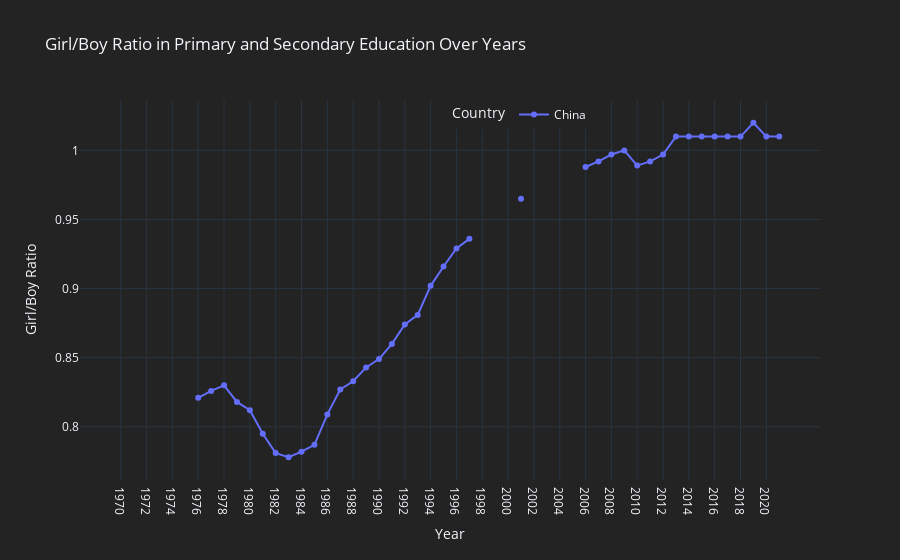

Here is the notebook cell this chart was saved with:
### Code cell
# Choose the countries you want to include
selected_countries = ['China']  # Add more countries as needed

# Filter the DataFrame for selected countries
selected_data = df[df['country'].isin(selected_countries)]

# Create an interactive line plot using Plotly Express
fig = px.line(selected_data.melt(id_vars=['country'], var_name='Year', value_name='Girl/Boy Ratio'),
              x='Year', y='Girl/Boy Ratio', color='country', line_group='country',
              markers=True, line_dash='country', title='Girl/Boy Ratio in Primary and Secondary Education Over Years',
              labels={'Girl/Boy Ratio': 'Girl/Boy Ratio', 'Year': 'Year', 'country': 'Country'},
              template='plotly_dark')  # Use a dark template for a visually appealing look

# Customize the layout
fig.update_layout(xaxis_title='Year', yaxis_title='Girl/Boy Ratio',
                  legend=dict(title='Country', orientation='h', y=1, x=0.5),
                  hovermode='x', hoverlabel=dict(bgcolor='white', font_size=12),
                  plot_bgcolor='#232323', paper_bgcolor='#232323')  # Set background colors

# Show the interactive plot
fig.show()

### Figure 1 — Plotly figure (JSON) as saved in the notebook; plotly's stock layout.template omitted (floating-point values rounded to 4 significant figures)
{"data": [{"hovertemplate": "Country=China<br>Year=%{x}<br>Girl/Boy Ratio=%{y}<extra></extra>", "legendgroup": "China", "line": {"color": "#636efa", "dash": "solid"}, "marker": {"symbol": "circle"}, "mode": "lines+markers", "name": "China", "orientation": "v", "showlegend": true, "type": "scatter", "x": ["1970", "1971", "1972", "1973", "1974", "1975", "1976", "1977", "1978", "1979", "1980", "1981", "1982", "1983", "1984", "1985", "1986", "1987", "1988", "1989", "1990", "1991", "1992", "1993", "1994", "1995", "1996", "1997", "1998", "1999", "2000", "2001", "2002", "2003", "2004", "2005", "2006", "2007", "2008", "2009", "2010", "2011", "2012", "2013", "2014", "2015", "2016", "2017", "2018", "2019", "2020", "2021"], "xaxis": "x", "y": [null, null, null, null, null, null, 0.821, 0.826, 0.83, 0.818, 0.812, 0.795, 0.781, 0.778, 0.782, 0.787, 0.809, 0.827, 0.833, 0.843, 0.849, 0.86, 0.874, 0.881, 0.902, 0.916, 0.929, 0.936, null, null, null, 0.965, null, null, null, null, 0.988, 0.992, 0.997, 1, 0.989, 0.992, 0.997, 1.01, 1.01, 1.01, 1.01, 1.01, 1.01, 1.02, 1.01, 1.01], "yaxis": "y"}], "layout": {"hoverlabel": {"bgcolor": "white", "font": {"size": 12}}, "hovermode": "x", "legend": {"orientation": "h", "title": {"text": "Country"}, "tracegroupgap": 0, "x": 0.5, "y": 1}, "paper_bgcolor": "#232323", "plot_bgcolor": "#232323", "title": {"text": "Girl/Boy Ratio in Primary and Secondary Education Over Years"}, "xaxis": {"anchor": "y", "domain": [0, 1], "title": {"text": "Year"}}, "yaxis": {"anchor": "x", "domain": [0, 1], "title": {"text": "Girl/Boy Ratio"}}}}
